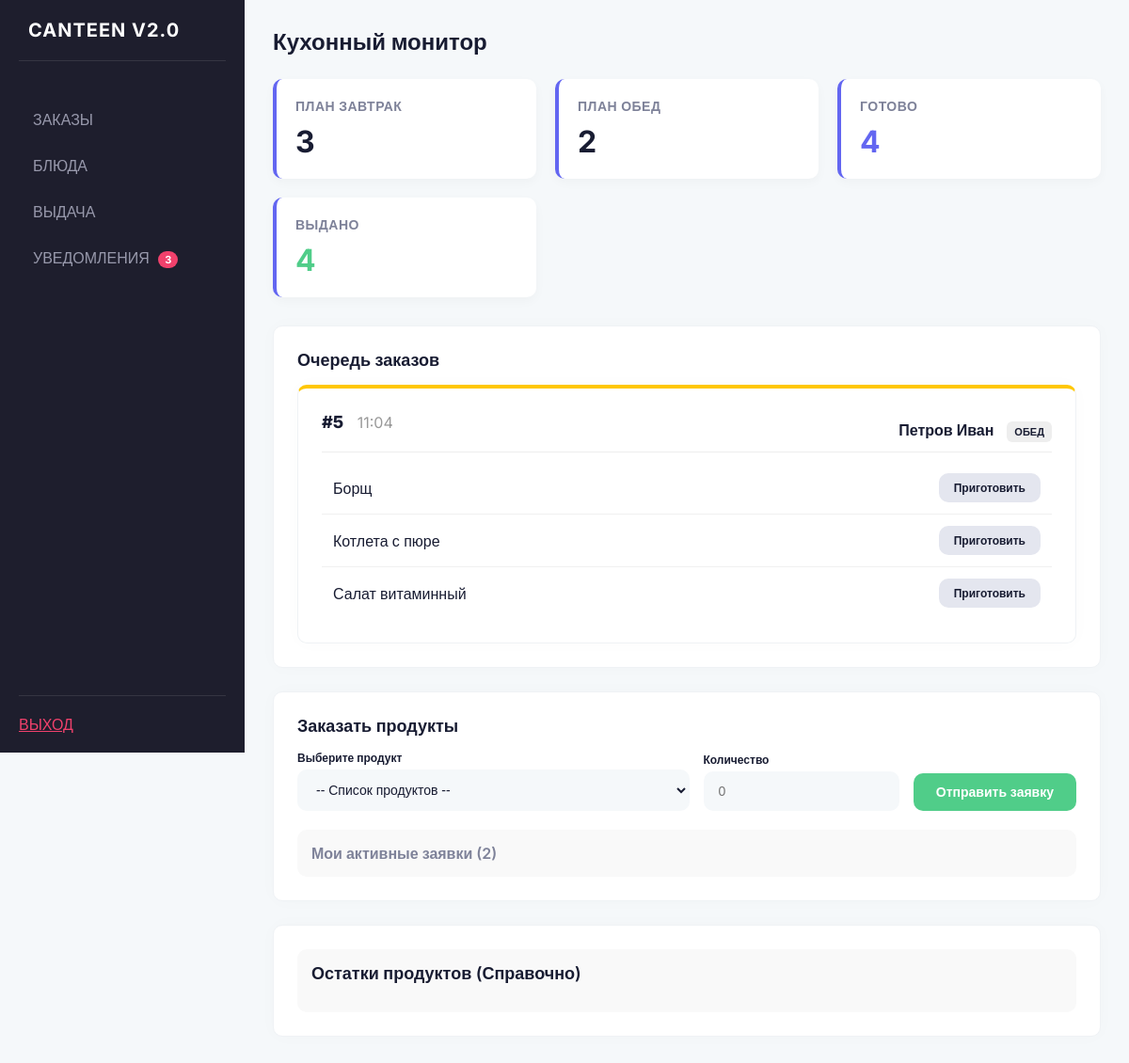
Screenshot of /cook (signed in) with the database file from the repository.
### models.py (models this page shows, shortened)
class Order(db.Model):
    id = db.Column(db.Integer, primary_key=True)
    user_id = db.Column(db.Integer, db.ForeignKey('user.id'))
    date = db.Column(db.Date, nullable=False)
    meal_type = db.Column(db.String(20), nullable=False)
    is_subscription = db.Column(db.Boolean, default=False)
    is_prepared = db.Column(db.Boolean, default=False)
    is_received = db.Column(db.Boolean, default=False)
    created_at = db.Column(db.DateTime, default=datetime.now)
    user = db.relationship('User', backref='orders')
    items = db.relationship('OrderItem', backref='order', lazy=True)

class User(db.Model):
    id = db.Column(db.Integer, primary_key=True)
    username = db.Column(db.String(80), unique=True, nullable=False)
    password = db.Column(db.String(200), nullable=False)
    role = db.Column(db.String(20), nullable=False)
    balance = db.Column(db.Float, default=0)
    full_name = db.Column(db.String(100), default='')
    class_name = db.Column(db.String(20), default='')
    is_approved = db.Column(db.Boolean, default=False)

class OrderItem(db.Model):
    id = db.Column(db.Integer, primary_key=True)
    order_id = db.Column(db.Integer, db.ForeignKey('order.id'))
    menu_item_id = db.Column(db.Integer, db.ForeignKey('menu_item.id'))
    price = db.Column(db.Float, nullable=False)
    is_cooked = db.Column(db.Boolean, default=False)
    menu_item = db.relationship('MenuItem')

class MenuItem(db.Model):
    id = db.Column(db.Integer, primary_key=True)
    name = db.Column(db.String(100), nullable=False)
    price = db.Column(db.Float, nullable=False)
    category_id = db.Column(db.Integer, db.ForeignKey('category.id'))
    day_of_week = db.Column(db.Integer, nullable=False)
    is_available = db.Column(db.Boolean, default=True)
    category = db.relationship('Category', backref='items')

### app.py (the view)
@app.route('/cook')
def cook():
    user = get_user_by_id(session['user_id'])
    orders = get_orders_to_prepare()
    products = get_all_products()
    my_requests = PurchaseRequest.query.filter_by(created_by=user.id).order_by(PurchaseRequest.date.desc()).all()
    unread = get_unread_notifications(user.id)
    order_item_can_cook = {}
    for o in orders:
        for oi in o.items:
            if not oi.is_cooked:
                order_item_can_cook[oi.id] = check_item_ingredients_available(oi.menu_item_id)
    today = date.today()
    today_orders = Order.query.filter_by(date=today).all()
    b_count = len([o for o in today_orders if o.meal_type == 'breakfast'])
    l_count = len([o for o in today_orders if o.meal_type == 'lunch'])
    p_count = len([o for o in today_orders if o.is_prepared])
    r_count = len([o for o in today_orders if o.is_received])
    return render_template('cook.html',
                           user=user,
                           orders=orders,
                           products=products,
                           my_requests=my_requests,
                           order_item_can_cook=order_item_can_cook,
                           unread_count=len(unread),
                           breakfast_count=b_count,
                           lunch_count=l_count,
                           prepared_count=p_count,
                           received_count=r_count)

### app.py (called while the page is built)
@app.after_request
def add_no_cache_headers(response):
    response.headers['Cache-Control'] = 'no-cache, no-store, must-revalidate, post-check=0, pre-check=0'
    response.headers['Pragma'] = 'no-cache'
    response.headers['Expires'] = '0'
    return response

@app.before_request
def check_session():
    public_routes = ['login', 'register', 'static', 'index']
    endpoint = request.endpoint
    if not endpoint:
        return
    if endpoint in public_routes:
        return
    if 'user_id' not in session:
        flash('Пожалуйста, войдите в систему')
        return redirect(url_for('login'))
    required_role = ROLE_REQUIRED.get(endpoint)
    if required_role is not None:
        user_role = session.get('role')
        if user_role != required_role:
            flash('У вас нет прав для доступа к этой странице')
            home = ROLE_HOME.get(user_role, 'login')
            return redirect(url_for(home))

@app.context_processor
def inject_unread_count():
    if 'user_id' in session:
        unread = get_unread_notifications(session['user_id'])
        return {'unread_count': len(unread)}
    return {'unread_count': 0}

### db_functions.py (called while the page is built)
def get_user_by_id(user_id):
    return User.query.get(user_id)

def check_item_ingredients_available(item_id):
    ingredients = MenuItemIngredient.query.filter_by(menu_item_id=item_id).all()
    if not ingredients:
        return True
    for ing in ingredients:
        prod = Product.query.get(ing.product_id)
        if not prod or prod.quantity < ing.quantity:
            return False
    return True

def get_all_products():
    return Product.query.all()

def get_orders_to_prepare():
    today = date.today()
    return Order.query.filter_by(date=today, is_prepared=False).all()

def get_unread_notifications(user_id):
    return Notification.query.filter_by(user_id=user_id, is_read=False).all()

### templates/cook.html (shortened to what this page needs)
{% extends 'base.html' %}
{% block content %}
<div>
    <h1>Кухонный монитор</h1>
    <div class="stats-grid">
        <div class="stat-card">
            <h3>План Завтрак</h3>
            <div class="big-number">{{ breakfast_count }}</div>
        </div>
        <div class="stat-card">
            <h3>План Обед</h3>
            <div class="big-number">{{ lunch_count }}</div>
        </div>
        <div class="stat-card">
            <h3>Готово</h3>
            <div class="big-number" style="color: var(--primary);">{{ prepared_count }}</div>
        </div>
        <div class="stat-card">
            <h3>Выдано</h3>
            <div class="big-number" style="color: var(--success-text);">{{ received_count }}</div>
        </div>
    </div>
    <div class="section">
        <h2>Очередь заказов</h2>
        {% if orders %}
            <div style="display: grid; gap: 20px;">
            {% for order in orders %}
                <div class="card" style="border-top: 4px solid var(--warning-text); margin: 0;">
                    <div style="display: flex; justify-content: space-between; border-bottom: 1px solid #eee; padding-bottom: 10px; margin-bottom: 10px;">
                        <div>
                            <span style="font-weight: 800; font-size: 18px;">#{{ order.id }}</span>
                            <span style="color: #999; margin-left: 10px;">{{ order.created_at.strftime('%H:%M') }}</span>
                        </div>
                        <div style="font-weight: 600;">
                            {{ order.user.full_name or order.user.username }}
                            <span class="badge" style="background: #eee; margin-left: 10px;">
                                {{ 'ЗАВТРАК' if order.meal_type == 'breakfast' else 'ОБЕД' }}
                            </span>
                        </div>
                    </div>
                    <div>
                        {% for oi in order.items %}
                        <div class="cook-item-row {% if oi.is_cooked %}cooked{% endif %}" data-oi-id="{{ oi.id }}">
                            <span style="font-weight: 500;">{{ oi.menu_item.name }}</span>
                            {% if oi.is_cooked %}
                                <span style="font-size: 12px; font-weight: 700; color: #50cd89;">ГОТОВО</span>
                            {% else %}
                                {% if order_item_can_cook.get(oi.id, false) %}
                                    <a href="{{ url_for('cook_item', oi_id=oi.id) }}" class="btn btn-small" style="background: #e4e6ef; color: #181c32;" data-url="/api/cook_item/{{ oi.id }}">
                                        Приготовить
                                    </a>
                                {% else %}
                                    <span class="badge badge-danger">НЕТ ИНГРЕДИЕНТОВ</span>
                                {% endif %}
                            {% endif %}
                        </div>
                        {% endfor %}
                    </div>
                    {% set ns = namespace(fully_cooked=true) %}
                    {% for oi in order.items %}
                        {% if not oi.is_cooked %}{% set ns.fully_cooked = false %}{% endif %}
                    {% endfor %}
                </div>
            {% endfor %}
            </div>
        {% else %}
            <div style="text-align: center; padding: 40px; color: #999;">
                Нет активных заказов
            </div>
        {% endif %}
    </div>
    <div class="section">
        <h2>Заказать продукты</h2>
        <form method="POST" action="{{ url_for('add_request') }}" style="display: flex; gap: 15px; align-items: flex-end; flex-wrap: wrap;">
            <div style="flex: 2; min-width: 200px;">
                <label style="font-size: 12px; font-weight: 600; margin-bottom: 5px; display: block;">Выберите продукт</label>
                <select name="product_id" required style="margin-bottom: 0;">
                    <option value="">-- Список продуктов --</option>
                </select>
            </div>
            <div style="flex: 1; min-width: 120px;">
                <label style="font-size: 12px; font-weight: 600; margin-bottom: 5px; display: block;">Количество</label>
                <input type="number" name="quantity" placeholder="0" min="0.1" step="0.1" required style="margin-bottom: 0;">
            </div>
            <div style="flex: 0 0 auto;">
                <button type="submit" class="btn-success">Отправить заявку</button>
            </div>
        </form>
        <div style="margin-top: 20px;">
            <div class="collapsible-header" onclick="document.getElementById('my-requests').classList.toggle('collapsed')">
                <span style="font-weight: 600; color: #7e8299;">Мои активные заявки ({% if my_requests %}{{ my_requests|length }}{% else %}0{% endif %})</span>
            </div>
        </div>
    </div>
    <div class="section">
        <div class="collapsible-header" onclick="document.getElementById('stock-body').classList.toggle('collapsed')">
            <h2>Остатки продуктов (Справочно)</h2>
        </div>
    </div>
</div>
{% endblock %}

### static/style.css (style rules this page uses)
:root { --sidebar-bg: #1e1e2d; --sidebar-text: #9899ac; --sidebar-active: #ffffff; --sidebar-active-bg: #2b2b40; --body-bg: #f5f8fa; --card-bg: #ffffff; --primary: #6366f1; --primary-hover: #4f46e5; --text-dark: #181c32; --text-gray: #7e8299; --success-light: #e8fff3; --success-text: #50cd89; --warning-light: #fff8dd; --warning-text: #ffc700; --danger-light: #fff5f8; --danger-text: #f1416c; --radius: 10px; }
* { margin: 0; padding: 0; box-sizing: border-box; }
body { font-family: 'Inter', sans-serif; background-color: var(--body-bg); color: var(--text-dark); display: flex; min-height: 100vh; }
h1 { font-size: 24px; font-weight: 700; margin-bottom: 25px; color: var(--text-dark); }
h2 { font-size: 18px; font-weight: 600; margin-bottom: 15px; color: var(--text-dark); }
h3 { font-size: 14px; text-transform: uppercase; color: var(--text-gray); font-weight: 600; letter-spacing: 0.5px; margin-bottom: 10px; }
.card, .section, .menu-section, .auth-container { background: var(--card-bg); border-radius: var(--radius); padding: 25px; margin-bottom: 25px; box-shadow: 0px 0px 20px 0px rgba(76, 87, 125, 0.02); border: 1px solid #eff2f5; }
.stats-grid { display: grid; grid-template-columns: repeat(auto-fill, minmax(220px, 1fr)); gap: 20px; margin-bottom: 30px; }
.stat-card { background: var(--card-bg); padding: 20px; border-radius: var(--radius); border-left: 4px solid var(--primary); box-shadow: 0 4px 12px rgba(0,0,0,0.03); }
.big-number { font-size: 32px; font-weight: 700; color: var(--text-dark); margin-top: 5px; }
input[type="text"], input[type="password"], input[type="number"], select, textarea { width: 100%; padding: 12px 15px; background: #f5f8fa; border: 1px solid transparent; border-radius: var(--radius); color: var(--text-dark); font-weight: 500; font-size: 14px; transition: 0.3s; margin-bottom: 10px; }
button, .btn { display: inline-block; padding: 12px 24px; background-color: var(--primary); color: #fff; border: none; border-radius: var(--radius); font-weight: 600; cursor: pointer; font-size: 14px; text-decoration: none; transition: 0.3s; text-align: center; }
.btn-small { padding: 8px 16px; font-size: 12px; }
.btn-success { background-color: #50cd89; color: #fff; }
.badge { display: inline-block; padding: 4px 8px; border-radius: 6px; font-size: 11px; font-weight: 700; text-transform: uppercase; margin-top: 10px; }
.collapsible-header { background: #f9f9f9; padding: 15px; border-radius: var(--radius); cursor: pointer; display: flex; justify-content: space-between; align-items: center; }
.cook-item-row { display: flex; justify-content: space-between; align-items: center; padding: 12px; border-bottom: 1px solid #f0f0f0; }
.cook-item-row:last-child { border-bottom: none; }

### rows the page displays
Order: id "5", created_at "11:04", user "Петров Иван", meal_type "ОБЕД"
OrderItem: menu_item.name "Борщ"
OrderItem: menu_item.name "Котлета с пюре"
OrderItem: menu_item.name "Салат витаминный"

### other values shown
{{ unread_count }} "3"
{{ breakfast_count }} "3"
{{ lunch_count }} "2"
{{ prepared_count }} "4"
{{ received_count }} "4"
{{ my_requests|length }} "2"
